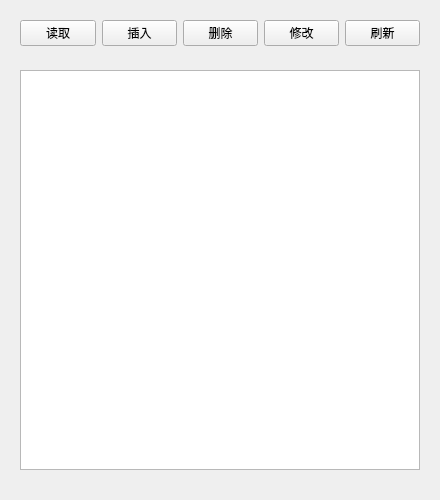
<?xml version="1.0" encoding="UTF-8"?>
<ui version="4.0">
 <class>SqlResultShowWidget</class>
 <widget class="QWidget" name="SqlResultShowWidget">
  <property name="geometry">
   <rect>
    <x>0</x>
    <y>0</y>
    <width>440</width>
    <height>500</height>
   </rect>
  </property>
  <property name="sizePolicy">
   <sizepolicy hsizetype="Fixed" vsizetype="Fixed">
    <horstretch>0</horstretch>
    <verstretch>0</verstretch>
   </sizepolicy>
  </property>
  <property name="minimumSize">
   <size>
    <width>440</width>
    <height>500</height>
   </size>
  </property>
  <property name="maximumSize">
   <size>
    <width>440</width>
    <height>500</height>
   </size>
  </property>
  <property name="windowTitle">
   <string>Form</string>
  </property>
  <layout class="QGridLayout" name="gridLayout_2">
   <property name="bottomMargin">
    <number>10</number>
   </property>
   <item row="1" column="0">
    <widget class="QWidget" name="widget_2" native="true">
     <layout class="QGridLayout" name="gridLayout_3">
      <property name="bottomMargin">
       <number>20</number>
      </property>
      <item row="0" column="0">
       <widget class="QTableWidget" name="tableWidget_results">
        <property name="sizePolicy">
         <sizepolicy hsizetype="Minimum" vsizetype="Expanding">
          <horstretch>0</horstretch>
          <verstretch>0</verstretch>
         </sizepolicy>
        </property>
        <property name="columnCount">
         <number>0</number>
        </property>
        <attribute name="horizontalHeaderShowSortIndicator" stdset="0">
         <bool>false</bool>
        </attribute>
        <attribute name="horizontalHeaderStretchLastSection">
         <bool>false</bool>
        </attribute>
        <attribute name="verticalHeaderStretchLastSection">
         <bool>false</bool>
        </attribute>
       </widget>
      </item>
     </layout>
    </widget>
   </item>
   <item row="0" column="0">
    <widget class="QWidget" name="widget" native="true">
     <layout class="QGridLayout" name="gridLayout">
      <item row="0" column="0">
       <widget class="QPushButton" name="pushButton_read">
        <property name="sizePolicy">
         <sizepolicy hsizetype="Minimum" vsizetype="Minimum">
          <horstretch>0</horstretch>
          <verstretch>0</verstretch>
         </sizepolicy>
        </property>
        <property name="text">
         <string>读取</string>
        </property>
       </widget>
      </item>
      <item row="0" column="1">
       <widget class="QPushButton" name="pushButton_insert">
        <property name="sizePolicy">
         <sizepolicy hsizetype="Minimum" vsizetype="Minimum">
          <horstretch>0</horstretch>
          <verstretch>0</verstretch>
         </sizepolicy>
        </property>
        <property name="text">
         <string>插入</string>
        </property>
       </widget>
      </item>
      <item row="0" column="2">
       <widget class="QPushButton" name="pushButton_remove">
        <property name="sizePolicy">
         <sizepolicy hsizetype="Minimum" vsizetype="Minimum">
          <horstretch>0</horstretch>
          <verstretch>0</verstretch>
         </sizepolicy>
        </property>
        <property name="text">
         <string>删除</string>
        </property>
       </widget>
      </item>
      <item row="0" column="3">
       <widget class="QPushButton" name="pushButton_edit">
        <property name="sizePolicy">
         <sizepolicy hsizetype="Minimum" vsizetype="Minimum">
          <horstretch>0</horstretch>
          <verstretch>0</verstretch>
         </sizepolicy>
        </property>
        <property name="text">
         <string>修改</string>
        </property>
       </widget>
      </item>
      <item row="0" column="4">
       <widget class="QPushButton" name="pushButton_refresh">
        <property name="text">
         <string>刷新</string>
        </property>
       </widget>
      </item>
     </layout>
    </widget>
   </item>
  </layout>
 </widget>
 <resources/>
 <connections/>
</ui>
